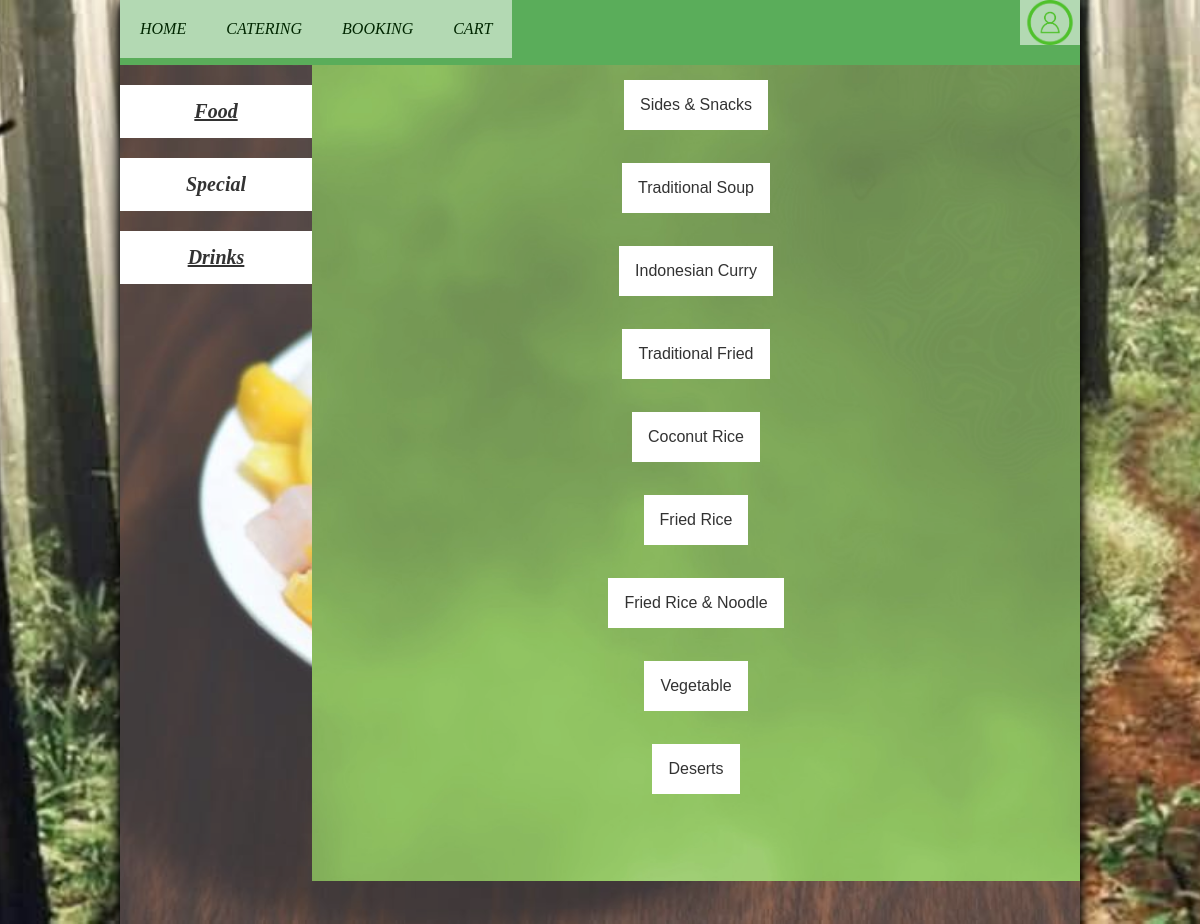
Page /menu.php on the committed database.
### tables this page shows
CREATE TABLE `menu_categories` (
  `id` int(11) NOT NULL,
  `category_name` varchar(100) DEFAULT NULL
);

### menu.php (the view, shortened to what this page needs)
<!DOCTYPE html5>
<html>
<head>
	<link rel="stylesheet" type = "text/css" href = "css/menu.css">
</head>
<body>
<div id = "wrapper">
	<div id = "nav">
			<nav>
			<ul>
				<li style="float:right; padding:0;"><a href = "signup.html" style="padding:0;"><img src="images/login.png" style="height:45px; width:60px; float:right; padding:0"></a></li>
				<li><a href="index.php"> Home </a></li>
				<li><a href="booking.html"> Catering </a></li>
				<li><a href="booking.html"> Booking </a></li>
				<li><a href="order_cart.php"> Cart </a></li>
			</ul>
			</nav>
	</div>
	<div id = "content">
		<div id = "left">
			<div class = "section">
				<h3><a href="menu.php" style="color:black;"> Food </a></h3>
			</div>
			<div class = "section">
				<h3> Special </h3>
			</div>
			<div class = "section">
				<h3><a href="menu_drink.php" style="color:black;"> Drinks </a></h3>
			</div>
		</div>
		<div id = "right">
		<?php
		require_once "files/config.php";
		$conn = mysqli_connect($server, $usrname, $passwd, $dbname);
		$get_categories = "SELECT * FROM menu_categories AS MC WHERE MC.id BETWEEN 1 AND 9 ORDER BY id";
		$get_categories_result = mysqli_query($conn, $get_categories) or die(mysqli_error($conn));
		while($rows = mysqli_fetch_array($get_categories_result))
		{
			$category_id = $rows['id'];
			$category_name = $rows['category_name'];
			echo "<div id = 'menu'>";
			echo "<p align='center'><button id='btn' onclick='myFunction(".$category_id.")' class='dropbtn'>".$category_name."</button></p><br/>
				<div id=".$category_id." class='dropdown-content' style='display:none; width:90%;'>";
			echo "</div>";
			echo "</div>";
		}
	?>
		</div>
	</div>
</div>
</body>
</html>

### css/menu.css (style rules this page uses)
body { height:924px; width: auto; background-color:white; background-image: url("../images/test.jpg"); background-size:cover; background-position:center; padding:0px; margin:0px; }
#wrapper { height:auto; width:80%; margin-left:auto; margin-right:auto; background-color:white; box-shadow: 0 4px 8px 0 black, 0 6px 20px 0 black; }
#nav { height:7%; width:100%; background-color:white; }
nav { width:100%; background-color:green; }
nav ul { width:100%; height:100%; margin-left:auto; margin-right:auto; padding: 0; background-color: rgba(255,255,255,0.5); text-align:center; opacity:0.7; }
nav ul li { list-style:none; display:inline-block; float:left; margin-left:auto; margin-left:auto; }
nav ul li a { padding:20px; display:inline-block; text-decoration:none; margin-left:auto; margin-right:auto; text-transform:uppercase; font-weight:300; background-color: white; color:black; font-style:italic; }
.dropbtn { background-color: red; color: white; padding: 16px; font-size: 16px; border: none; cursor: pointer; top:50%; position:relative }
#content { height:93%; width:auto; opacity:0.8; background-image: url("../images/Dessert.jpg"); background-size:cover; background-position:center; }
#left { float:left; height:auto; width: 20%; }
#right { float:left; height:95%; width:80%; background-image: url("green.jpg"); background-size:cover; background-position:center; overflow-y: scroll; }
#menu { height:auto; width:100%; }
#content p { margin:0; padding:0; }
.section { margin-bottom: 5%; margin-top: 5%; text-align:center; background-color: white; color:black; }
.section h3 { padding: 15px; font-style: italic; font-size: 20px; }
#btn { padding: 16px; font-size: 16px; border: none; color: black; background-color:white; cursor: pointer; position: relative; margin-top: 15px; }

### rows in the picture
menu_categories: category_name "Sides & Snacks"
menu_categories: category_name "Traditional Soup"
menu_categories: category_name "Indonesian Curry"
menu_categories: category_name "Traditional Fried"
menu_categories: category_name "Coconut Rice"
menu_categories: category_name "Fried Rice"
menu_categories: category_name "Fried Rice & Noodle"
menu_categories: category_name "Vegetable"
menu_categories: category_name "Deserts"
